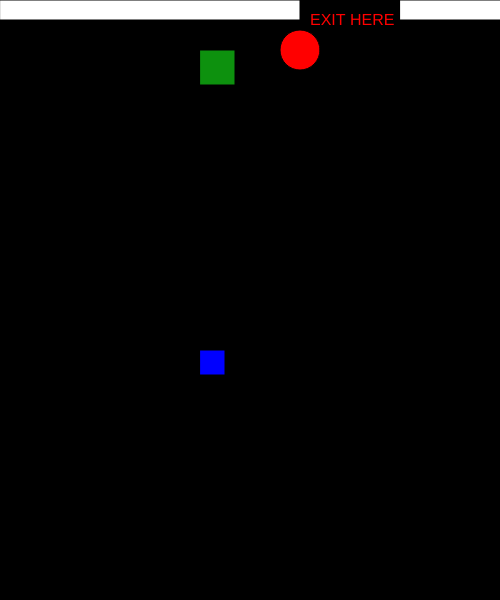
Frame 1 (no input)
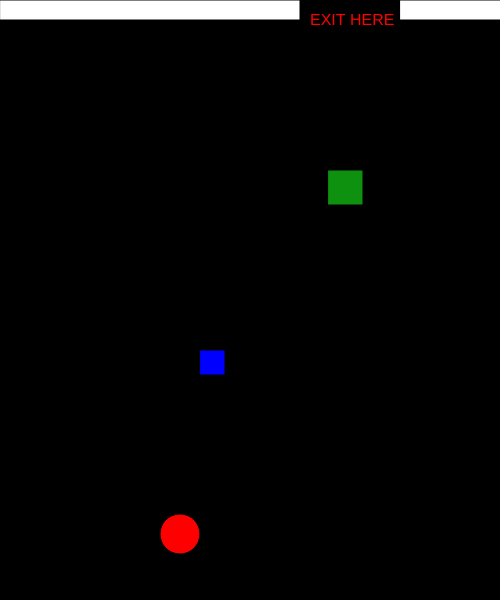
Frame 60 (no input)
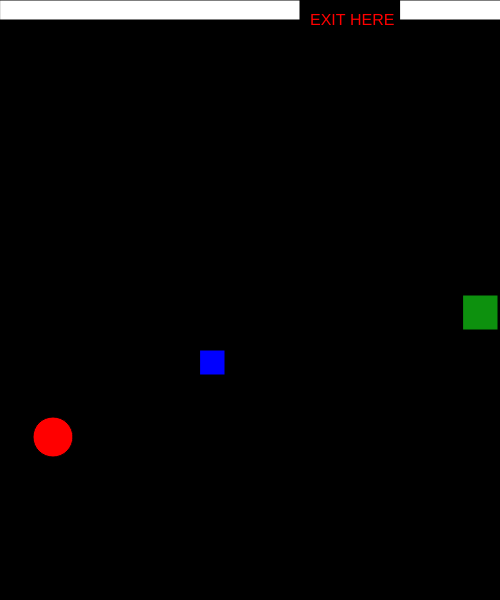
Frame 120 (the mouse pressed at the canvas centre since frame 60)

The p5.js sketch that drew these frames (run headless with seeded random() and noise() and a simulated clock; from frame 60 on, the mouse is pressed at the canvas centre):

// p5.js sketch
// ── sketch.js

var w = 87; 
var s = 83;
var a = 65;
var d = 68;

var shapeX = 0;
var shapeY = 0;
var shapeXSpeed;
var shapeYSpeed;

var enemyX = 200;
var enemyY = 50;
var enemyXSpeed;
var enemyYSpeed;

var enemy2X = 300;
var enemy2Y = 50;
var enemy2XSpeed;
var enemy2YSpeed;
var mainX = 100;
var mainY = 100;

var mouseShapeX;
var mouseShapeY;
var shapeSize = 65;

function setup()
{
    createCanvas(500, 600);
    createPlayer(200,350);
}

function draw()
{
    background(0, 0, 0)
    fill(25,25,25);
    exit(20);


    textSize(16);
    fill(255, 0, 0);
    text("EXIT HERE", 310,25)

    player();
    playermovement();

    enemy(100,50);
    enemy2(200,50);

    if (mainY <= 0) {
        fill(255,0,0);
        stroke(5);
        textSize(35);
        text("You've Escaped!", 110, 200);
        noLoop();
      }

    
    if(enemyX > width)
    {
        enemyX = 0;
    }
    if(enemyX < 0)
    {
        enemyX = width;
    }
    if(enemyY > height)
    {
        enemyY = 0;
    }
    if(enemyY < 0)
    {
        enemyY = height;
    }

    if(enemy2X > width)
    {
        enemy2X = 0;
    }
    if(enemy2X < 0)
    {
        enemy2X = width;
    }
    if(enemy2Y > height)
    {
        enemy2Y = 0;
    }
    if(enemy2Y < 0)
    {
        enemy2Y = height;
    }

    fill(256,0,0);
    rect(mouseShapeX, mouseShapeY, shapeSize);
}

function playermovement()
{

    if(keyIsDown(w))
    {
        mainY -= 12;   
    }
    if(keyIsDown(s))
    {
        mainY += 12;   
    }
    if(keyIsDown(a))
    {
        mainX -= 12;
    }
    if(keyIsDown(d))
    {
        mainX += 12;   
    }


}
function createPlayer(x,y)
{
    mainX = x;
    mainY = y;
}

function player()
{
    fill(0, 0, 255);
    rect(mainX,mainY,25);
}
function enemy(x,y)
{
    fill(13,145,14);
    rect(enemyX, enemyY, 35);
    enemyXSpeed = Math.floor(Math.random() * (Math.floor(Math.random() * 7)) + 1);
    enemyYSpeed = Math.floor(Math.random() * (Math.floor(Math.random() * 7)) + 1);
    enemyX += enemyXSpeed;
    enemyY += enemyYSpeed;
}

function enemy2(x,y)
{
    fill(255,0,0);
    circle(enemy2X, enemy2Y, 40);
    enemy2XSpeed = Math.floor(Math.random() - (Math.floor(Math.random() * 7)) + 1);
    enemy2YSpeed = Math.floor(Math.random() - (Math.floor(Math.random() * 7)) + 1);
    enemy2X += enemy2XSpeed;
    enemy2Y += enemy2YSpeed;
}

function exit(x)
{
    fill(255,255,255);
    rect(0,0,width-200,x);
    rect(400,0,width-150,x);


}
function mouseClicked()
{
    mouseShapeX = mouseX;
    mouseShapeY = mouseY;
    shapeSize = random(10, 150);
}
